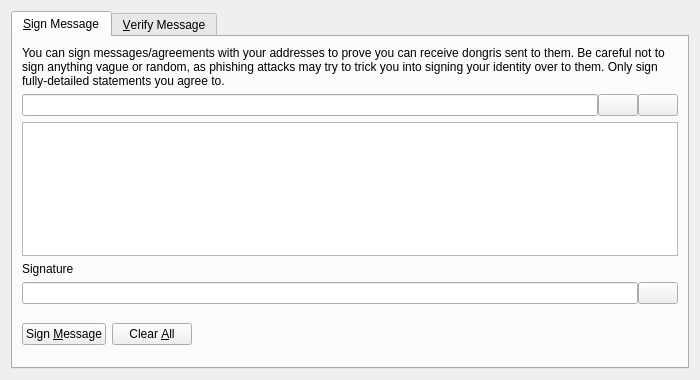
<?xml version="1.0" encoding="UTF-8"?>
<ui version="4.0">
 <class>SignVerifyMessageDialog</class>
 <widget class="QDialog" name="SignVerifyMessageDialog">
  <property name="geometry">
   <rect>
    <x>0</x>
    <y>0</y>
    <width>700</width>
    <height>380</height>
   </rect>
  </property>
  <property name="windowTitle">
   <string>Signatures - Sign / Verify a Message</string>
  </property>
  <property name="modal">
   <bool>true</bool>
  </property>
  <layout class="QVBoxLayout" name="verticalLayout">
   <item>
    <widget class="QTabWidget" name="tabWidget">
     <property name="currentIndex">
      <number>0</number>
     </property>
     <widget class="QWidget" name="tabSignMessage">
      <attribute name="title">
       <string>&amp;Sign Message</string>
      </attribute>
      <layout class="QVBoxLayout" name="verticalLayout_SM">
       <item>
        <widget class="QLabel" name="infoLabel_SM">
         <property name="text">
          <string>You can sign messages/agreements with your addresses to prove you can receive dongris sent to them. Be careful not to sign anything vague or random, as phishing attacks may try to trick you into signing your identity over to them. Only sign fully-detailed statements you agree to.</string>
         </property>
         <property name="textFormat">
          <enum>Qt::PlainText</enum>
         </property>
         <property name="wordWrap">
          <bool>true</bool>
         </property>
        </widget>
       </item>
       <item>
        <layout class="QHBoxLayout" name="horizontalLayout_1_SM">
         <property name="spacing">
          <number>0</number>
         </property>
         <item>
          <widget class="QValidatedLineEdit" name="addressIn_SM">
           <property name="toolTip">
            <string>The Dongri address to sign the message with</string>
           </property>
          </widget>
         </item>
         <item>
          <widget class="QPushButton" name="addressBookButton_SM">
           <property name="toolTip">
            <string>Choose previously used address</string>
           </property>
           <property name="text">
            <string/>
           </property>
           <property name="icon">
            <iconset resource="../bitcoin.qrc">
             <normaloff>:/icons/address-book</normaloff>:/icons/address-book</iconset>
           </property>
           <property name="shortcut">
            <string>Alt+A</string>
           </property>
           <property name="autoDefault">
            <bool>false</bool>
           </property>
          </widget>
         </item>
         <item>
          <widget class="QPushButton" name="pasteButton_SM">
           <property name="toolTip">
            <string>Paste address from clipboard</string>
           </property>
           <property name="text">
            <string/>
           </property>
           <property name="icon">
            <iconset resource="../bitcoin.qrc">
             <normaloff>:/icons/editpaste</normaloff>:/icons/editpaste</iconset>
           </property>
           <property name="shortcut">
            <string>Alt+P</string>
           </property>
           <property name="autoDefault">
            <bool>false</bool>
           </property>
          </widget>
         </item>
        </layout>
       </item>
       <item>
        <widget class="QPlainTextEdit" name="messageIn_SM">
         <property name="toolTip">
          <string>Enter the message you want to sign here</string>
         </property>
        </widget>
       </item>
       <item>
        <widget class="QLabel" name="signatureLabel_SM">
         <property name="text">
          <string>Signature</string>
         </property>
         <property name="textFormat">
          <enum>Qt::PlainText</enum>
         </property>
        </widget>
       </item>
       <item>
        <layout class="QHBoxLayout" name="horizontalLayout_2_SM">
         <property name="spacing">
          <number>0</number>
         </property>
         <item>
          <widget class="QLineEdit" name="signatureOut_SM">
           <property name="font">
            <font>
             <italic>true</italic>
            </font>
           </property>
           <property name="readOnly">
            <bool>true</bool>
           </property>
          </widget>
         </item>
         <item>
          <widget class="QPushButton" name="copySignatureButton_SM">
           <property name="toolTip">
            <string>Copy the current signature to the system clipboard</string>
           </property>
           <property name="text">
            <string/>
           </property>
           <property name="icon">
            <iconset resource="../bitcoin.qrc">
             <normaloff>:/icons/editcopy</normaloff>:/icons/editcopy</iconset>
           </property>
           <property name="autoDefault">
            <bool>false</bool>
           </property>
          </widget>
         </item>
        </layout>
       </item>
       <item>
        <layout class="QHBoxLayout" name="horizontalLayout_3_SM">
         <item>
          <widget class="QPushButton" name="signMessageButton_SM">
           <property name="toolTip">
            <string>Sign the message to prove you own this Dongri address</string>
           </property>
           <property name="text">
            <string>Sign &amp;Message</string>
           </property>
           <property name="icon">
            <iconset resource="../bitcoin.qrc">
             <normaloff>:/icons/edit</normaloff>:/icons/edit</iconset>
           </property>
           <property name="autoDefault">
            <bool>false</bool>
           </property>
          </widget>
         </item>
         <item>
          <widget class="QPushButton" name="clearButton_SM">
           <property name="toolTip">
            <string>Reset all sign message fields</string>
           </property>
           <property name="text">
            <string>Clear &amp;All</string>
           </property>
           <property name="icon">
            <iconset resource="../bitcoin.qrc">
             <normaloff>:/icons/remove</normaloff>:/icons/remove</iconset>
           </property>
           <property name="autoDefault">
            <bool>false</bool>
           </property>
          </widget>
         </item>
         <item>
          <spacer name="horizontalSpacer_1_SM">
           <property name="orientation">
            <enum>Qt::Horizontal</enum>
           </property>
           <property name="sizeHint" stdset="0">
            <size>
             <width>40</width>
             <height>48</height>
            </size>
           </property>
          </spacer>
         </item>
         <item>
          <widget class="QLabel" name="statusLabel_SM">
           <property name="font">
            <font>
             <weight>75</weight>
             <bold>true</bold>
            </font>
           </property>
           <property name="text">
            <string/>
           </property>
           <property name="wordWrap">
            <bool>true</bool>
           </property>
          </widget>
         </item>
         <item>
          <spacer name="horizontalSpacer_2_SM">
           <property name="orientation">
            <enum>Qt::Horizontal</enum>
           </property>
           <property name="sizeHint" stdset="0">
            <size>
             <width>40</width>
             <height>48</height>
            </size>
           </property>
          </spacer>
         </item>
        </layout>
       </item>
      </layout>
     </widget>
     <widget class="QWidget" name="tabVerifyMessage">
      <attribute name="title">
       <string>&amp;Verify Message</string>
      </attribute>
      <layout class="QVBoxLayout" name="verticalLayout_VM">
       <item>
        <widget class="QLabel" name="infoLabel_VM">
         <property name="text">
          <string>Enter the receiver's address, message (ensure you copy line breaks, spaces, tabs, etc. exactly) and signature below to verify the message. Be careful not to read more into the signature than what is in the signed message itself, to avoid being tricked by a man-in-the-middle attack. Note that this only proves the signing party receives with the address, it cannot prove sendership of any transaction!</string>
         </property>
         <property name="textFormat">
          <enum>Qt::PlainText</enum>
         </property>
         <property name="alignment">
          <set>Qt::AlignLeading|Qt::AlignLeft|Qt::AlignTop</set>
         </property>
         <property name="wordWrap">
          <bool>true</bool>
         </property>
        </widget>
       </item>
       <item>
        <layout class="QHBoxLayout" name="horizontalLayout_1_VM">
         <property name="spacing">
          <number>0</number>
         </property>
         <item>
          <widget class="QValidatedLineEdit" name="addressIn_VM">
           <property name="toolTip">
            <string>The Dongri address the message was signed with</string>
           </property>
          </widget>
         </item>
         <item>
          <widget class="QPushButton" name="addressBookButton_VM">
           <property name="toolTip">
            <string>Choose previously used address</string>
           </property>
           <property name="text">
            <string/>
           </property>
           <property name="icon">
            <iconset resource="../bitcoin.qrc">
             <normaloff>:/icons/address-book</normaloff>:/icons/address-book</iconset>
           </property>
           <property name="shortcut">
            <string>Alt+A</string>
           </property>
           <property name="autoDefault">
            <bool>false</bool>
           </property>
          </widget>
         </item>
        </layout>
       </item>
       <item>
        <widget class="QPlainTextEdit" name="messageIn_VM"/>
       </item>
       <item>
        <widget class="QValidatedLineEdit" name="signatureIn_VM"/>
       </item>
       <item>
        <layout class="QHBoxLayout" name="horizontalLayout_2_VM">
         <item>
          <widget class="QPushButton" name="verifyMessageButton_VM">
           <property name="toolTip">
            <string>Verify the message to ensure it was signed with the specified Dongri address</string>
           </property>
           <property name="text">
            <string>Verify &amp;Message</string>
           </property>
           <property name="icon">
            <iconset resource="../bitcoin.qrc">
             <normaloff>:/icons/transaction_0</normaloff>:/icons/transaction_0</iconset>
           </property>
           <property name="autoDefault">
            <bool>false</bool>
           </property>
          </widget>
         </item>
         <item>
          <widget class="QPushButton" name="clearButton_VM">
           <property name="toolTip">
            <string>Reset all verify message fields</string>
           </property>
           <property name="text">
            <string>Clear &amp;All</string>
           </property>
           <property name="icon">
            <iconset resource="../bitcoin.qrc">
             <normaloff>:/icons/remove</normaloff>:/icons/remove</iconset>
           </property>
           <property name="autoDefault">
            <bool>false</bool>
           </property>
          </widget>
         </item>
         <item>
          <spacer name="horizontalSpacer_1_VM">
           <property name="orientation">
            <enum>Qt::Horizontal</enum>
           </property>
           <property name="sizeHint" stdset="0">
            <size>
             <width>40</width>
             <height>48</height>
            </size>
           </property>
          </spacer>
         </item>
         <item>
          <widget class="QLabel" name="statusLabel_VM">
           <property name="font">
            <font>
             <weight>75</weight>
             <bold>true</bold>
            </font>
           </property>
           <property name="text">
            <string/>
           </property>
           <property name="wordWrap">
            <bool>true</bool>
           </property>
          </widget>
         </item>
         <item>
          <spacer name="horizontalSpacer_2_VM">
           <property name="orientation">
            <enum>Qt::Horizontal</enum>
           </property>
           <property name="sizeHint" stdset="0">
            <size>
             <width>40</width>
             <height>48</height>
            </size>
           </property>
          </spacer>
         </item>
        </layout>
       </item>
      </layout>
     </widget>
    </widget>
   </item>
  </layout>
 </widget>
 <customwidgets>
  <customwidget>
   <class>QValidatedLineEdit</class>
   <extends>QLineEdit</extends>
   <header>qvalidatedlineedit.h</header>
  </customwidget>
 </customwidgets>
 <resources>
  <include location="../bitcoin.qrc"/>
 </resources>
 <connections/>
</ui>
